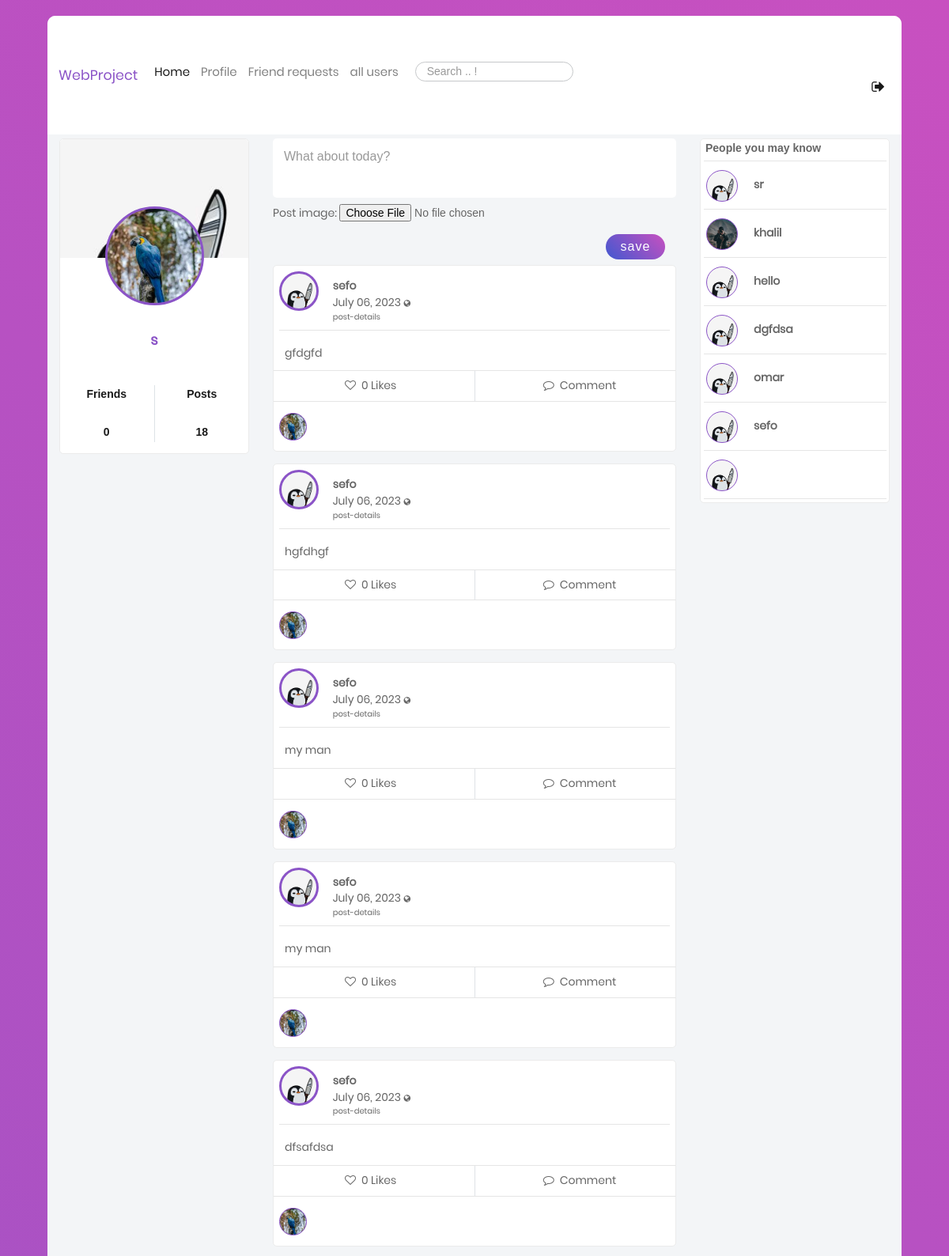
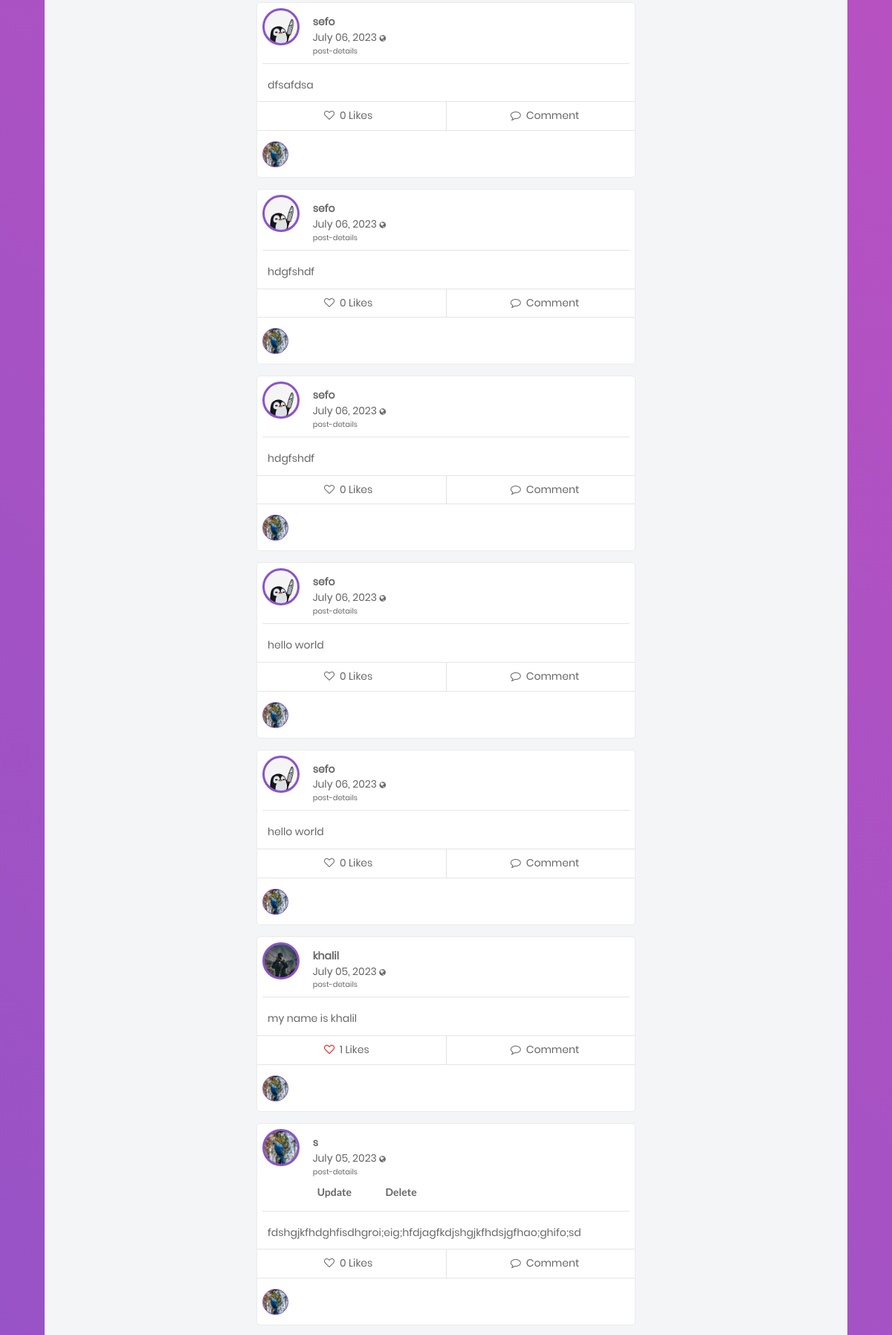
Page /blog/ (signed in, upper part) on the committed database (2 pictures, top to bottom).
### users/models.py (models this page shows, shortened)
class Profile(models.Model):
    user = models.OneToOneField(User, on_delete=models.CASCADE)
    image = models.ImageField(default='default.jpg', upload_to='profile_pics')
    bgimage = models.ImageField(default='default.jpg', upload_to='bg_pics')
    friends = models.ManyToManyField(User, blank=True, related_name='friends')
    slug = models.SlugField(unique=True,default=uuid.uuid1)
    forget_password_token= models.CharField(max_length=100)
    updated = models.DateTimeField( auto_now=True)
    created = models.DateTimeField( auto_now_add=True)
    objects = ProfileManager()
    def get_friends(self):
        return self.friends.all()
    def get_friends_no(self):
        return self.friends.all().count()
    def get_posts_no(self):
        return self.posts.all().count()

### blog/models.py (models this page shows, shortened)
class Post(models.Model):
    content = models.TextField()
    date_posted = models.DateTimeField(default = timezone.now)
    author = models.ForeignKey(User,on_delete=models.CASCADE)
    post_image = models.ImageField(null=True, blank=True, upload_to="images/")
    liked = models.ManyToManyField(Profile, blank=True, related_name='likes')
    updated = models.DateTimeField( auto_now=True)
    created = models.DateTimeField( auto_now_add=True)
    author = models.ForeignKey(Profile, on_delete=models.CASCADE, related_name='posts')
    def num_likes(self):
        return self.liked.all().count()
    class Meta:
        ordering = ('-created',)

### blog/views.py (the view, shortened to what this page needs)
# urls.py: path('', views.home, name="blog-home"),
@login_required
def home(request):
    ordering =['-date_posted']
    profile = Profile.objects.get(user = request.user)
    nopro = Profile.objects.exclude(user = request.user)
    a = Profile.objects.all()
    a = set(a)
    b = profile.get_friends()
    c = a.difference(b)
    p_form = PostModelForm()
    c_form = CommentModelForm( )
    post_added=False
    context = {
        'posts':Post.objects.all().order_by('-date_posted'),
        'user': request.user,
        'pos': profile.get_posts_no,
        'im': Profile.objects.filter(user= request.user),
        'profile':profile,
        'friends': profile.get_friends(),
        'nofriend': c,
        'p_form':p_form,
        'c_form':c_form,
        'post_added':post_added,
    }
    return render(request, 'blog/home.html', context)

### blog/forms.py
class PostModelForm(forms.ModelForm):
    def __init__(self, *args: Any, **kwargs: Any) -> None:
        super().__init__(*args, **kwargs)
        self.helper = FormHelper()
        self.helper.form_show_labels = False
        self.fields["content"].help_text = None
        self.fields['content'].label = ""
        self.fields["content"].widget.attrs.update({
            "class":"w-full p-3 fs-16",
            "style":"height: 75px;resize: none;color: #666666;    border-radius: 5px;",
            "type":"text",
            "name":"cont",
            "id":"cont",
            "placeholder":"What about today?",
        })
    class Meta:
        model = Post
        fields=('content','post_image')

class CommentModelForm(forms.ModelForm):
    def __init__(self, *args: Any, **kwargs: Any) -> None:
        super().__init__(*args, **kwargs)
        self.helper = FormHelper()
        self.helper.form_show_labels = False
        self.fields["body"].help_text = None
        self.fields['body'].label = ""
        self.fields["body"].widget.attrs.update({
            "class":"p-2 fs-14 pl-3",
            "style":"rows:3;resize: none;color: #666666;    border-radius: 5px;",
            "type":"text",
            "name":"fullname",
            "placeholder":"What about today?",
        })
    class Meta:
        model = Comment
        fields =('body',)

### blog/templates/blog/home.html (shortened to what this page needs)
{% extends "blog/base.html" %}
 {% load static %}
    {% block content %}
    <div class="container mt-5">
      <div class="row">
        <div class="col-sm-3 mobile-hidden">
          <div class="main-block">
            <div
              class="coverPicture"
              style="background: url('{{ user.profile.bgimage.url }}');"
            ></div>
            <div
              class="profilePicture"
              style="background: url('{{ user.profile.image.url }}');"
            ></div>
            <div class="FullName text-center fs-18 ProjectColor">
              {{ user }}
            </div>
            <div class="row statistic text-center fs-16 p-3">
              <div class="col">
                <p>Friends</p>
                <br />
                <p>{{ profile.get_friends_no }}</p>
              </div>
              <div class="col border-left">
                <p>Posts</p>
                <br />
                <p>{{ pos }}</p>
              </div>
            </div>
          </div>
        </div>
        <div class="col-sm-6 mobile-hidden">
          <form
            method="POST"
            action=""
            enctype="multipart/form-data"
          >
            {{p_form.as_p}}
            <div class="action p-2 pr-3">
              <button
                name="submit_p_form"
                type="submit"
                class="float-r p-2 fs-16 post"
              >
                save
              </button>
              <div class="clearfix"></div>
            </div>
          </form>
          {% include 'blog/post-list.html' %}
        </div>
        <div class="col-3 mobile-hidden">
          <div class="main-block">
            <div class="row">
              <div class="col pl-4">
                <p class="fs-14 font-cairo font-weight-600">
                  People you may know
                </p>
              </div>
            </div>
            <hr class="m-1" />
            {% for friend in nofriend %}
            {% if friend.user.username != user.username %}
            <div class="row">
              <div class="col-3">
                <div class="pt-2 pl-2 d-inline-block">
                  <div
                    class="Profile-Picture"
                    style="background: url('{{ friend.image.url }}');width: 40px;height: 40px;    border: 1.5px solid #8B54C7; "
                  ></div>
                </div>
              </div>
              <div class="col">
                <div class="UserName d-inline-block mt-3">
                  <p>
                    <a href="{% url 'profile-detail-view' friend.slug %}" class="font-weight-bold">{{ friend.user }}</a>
                  </p>
                </div>
              </div>
            </div>
            <hr class="m-1" />
            {% endif %}
            {% endfor %}
          </div>
        </div>
      </div>
    </div>
    {% endblock content %}

### blog/templates/blog/post-list.html (shortened to what this page needs)
{% for post in posts %}
          <div class="main-block post-with-photo" id="post-list">
            <div class="Post-Box">
              <div class="header row">
                <div class="col-2">
                  <div class="pt-2 pl-2 d-inline-block">
                    <div
                      class="Profile-Picture"
                      style="background: url('{{ post.author.image.url }}') "
                    ></div>
                  </div>
                </div>
                <div class="col-8 p-l-0">
                  <div class="UserName d-inline-block mt-3">
                    <p>
                      <a href="{% url 'profile-detail-view' post.author.slug %}" class="font-weight-bold">{{ post.author.user }}</a>
                    </p>
                    <p class="lh-1-2">
                     {{ post.date_posted|date:"F d, Y" }}
                      <i
                        class="fa fa-globe fs-10"
                        data-toggle="tooltip"
                        data-placement="top"
                        title="Public"
                      ></i>
                      <br />
                      <a href=" {%url 'post-detail' post.id%} " class="fs-10"
                        >post-details</a
                      >
                    </p>
                  </div>
                  <div class="row">
                    {% if request.user == post.author.user %}
                    <a href="{% url 'post-update' post.pk %}"
                      ><button class="ui button bwhite-lg">Update</button></a
                    >
                    <a href="{% url 'post-delete' post.pk %}"
                      ><button class="ui button bwhite-lg">Delete</button></a
                    >
                    {% endif %}
                  </div>
                </div>
              </div>
              <hr class="m-2" />
              <div class="body row">
                <div class="details col">
                  <p class="px-3" style="padding: 10px">{{ post.content }}</p>
                </div>
              </div>
              <hr class="mt-0 mb-0" />
              <div class="footer">
                <div class="row action-btn">
                  <div class="col">
                    <form method="POST" action="{% url 'like-post-view' %}">
                      {% if profile not in post.liked.all %}
                      <button
                        style="
                          background-color: transparent;
                          border: none;
                          box-shadow: none;
                        "
                        type="submit"
                      >
                        <p class="py-2 footer-btn" style="padding-left: 90px">
                          <i class="fa fa-heart-o" aria-hidden="true"></i>
                          <span class="px-1"> {{ post.num_likes }} Likes</span>
                        </p>
                      </button>
                      {% else %}
                      <button
                        style="
                          background-color: transparent;
                          border: none;
                          box-shadow: none;
                        "
                        type="submit"
                      >
                        <p class="py-2 footer-btn" style="padding-left: 90px">
                          <i
                            class="fa fa-heart-o"
                            aria-hidden="true"
                            style="color: red"
                          ></i>
                          <span class="px-1"> {{ post.num_likes }} Likes</span>
                        </p>
                      </button>
                      {% endif %}
                    </form>
                  </div>
                  <div class="col border-left">
                    <p class="py-2 footer-btn text-center">
                      <a href=""
                        ><i class="fa fa-comment-o" aria-hidden="true"></i>
                        <span class="px-1"> Comment</span></a
                      >
                    </p>
                  </div>
                </div>
                <hr class="mt-0 mb-2" />
                <div class="row comment-list">
                  <div class="add-comment col-12 pb-2">
                    <div class="row">
                      <div class="col-2">
                        <div class="pt-2 pl-2 d-inline-block">
                          <div
                            class="Profile-Picture-Comment"
                            style="background: url('{{ user.profile.image.url }}'); "
                          ></div>
                        </div>
                      </div>
                    </div>
                  </div>
                </div>
                </div>
              </div>
            </div>
            {% endfor %}

### blog/static/blog/css/main.css (style rules this page uses)
* { margin: 0px; padding: 0px; box-sizing: border-box; }
body, html { height: 100%; font-family: Poppins-Regular, sans-serif; }
a { font-family: Poppins-Regular; font-size: 14px; line-height: 1.7; color: #666666; margin: 0px; transition: all 0.4s; -webkit-transition: all 0.4s; -o-transition: all 0.4s; -moz-transition: all 0.4s; }
p { font-family: Poppins-Regular; font-size: 14px; line-height: 1.7; color: #666666; margin: 0px; }
input { outline: none; border: none; }
textarea { outline: none; border: none; }
button { outline: none !important; border: none; background: transparent; }
.main-block { background: #fff; border-radius: 5px; border: 1px solid #ebebeb; margin-bottom: 15px; }
.coverPicture { border-top-left-radius: 5px; -moz-border-radius-topleft: 5px; border-top-right-radius: 5px; -moz-border-radius-topright: 5px; height: 150px; background-size: cover !important; background-position: center top !important; }
.profilePicture { border-radius: 50%; height: 125px; width: 125px; margin: 0 auto; margin-top: -65px; border: 3px solid #8B54C7; background-size: cover !important; background-position: center top !important; }
.ProjectColor { color:#8B54C7 !important; }
.FullName { font-weight: 600; padding: 30px; }
.statistic p { font-weight: 600; color: rgba(0,0,0,.9); font-family: "Cairo", sans-serif !important; }
.post { background: linear-gradient(-135deg, #c850c0, #4158d0); width: 75px; border-radius: 25px; color: #fff; letter-spacing: 1px; }
.Profile-Picture { border-radius: 50%; width: 50px; height: 50px; background-size: cover !important; background-position: top center !important; border: 3px solid #8B54C7; }
.Profile-Picture-Comment { border-radius: 50%; width: 35px; height: 35px; background-size: cover !important; background-position: top center !important; border: 1.5px solid #8B54C7; }
.footer-btn { cursor: pointer; }
.mt-5 { margin-top: 5px !important; }
.bwhite-lg { background-color: transparent !important; }

### rows in the picture
Profile: get_friends_no "0", id "18"
Post: author.image (placeholder picture), author.user "sefo", date_posted "July 06, 2023", content "gfdgfd", num_likes "0", profile.image (picture)
Post: author.image (placeholder picture), author.user "sefo", date_posted "July 06, 2023", content "hgfdhgf", num_likes "0", profile.image (picture)
Post: author.image (placeholder picture), author.user "sefo", date_posted "July 06, 2023", content "my man", num_likes "0", profile.image (picture)
Post: author.image (placeholder picture), author.user "sefo", date_posted "July 06, 2023", content "my man", num_likes "0", profile.image (picture)
Post: author.image (placeholder picture), author.user "sefo", date_posted "July 06, 2023", content "dfsafdsa", num_likes "0", profile.image (picture)
Post: author.image (placeholder picture), author.user "sefo", date_posted "July 06, 2023", content "dfsafdsa", num_likes "0", profile.image (picture)
Post: author.image (placeholder picture), author.user "sefo", date_posted "July 06, 2023", content "hdgfshdf", num_likes "0", profile.image (picture)
Post: author.image (placeholder picture), author.user "sefo", date_posted "July 06, 2023", content "hdgfshdf", num_likes "0", profile.image (picture)
Post: author.image (placeholder picture), author.user "sefo", date_posted "July 06, 2023", content "hello world", num_likes "0", profile.image (picture)
Post: author.image (placeholder picture), author.user "sefo", date_posted "July 06, 2023", content "hello world", num_likes "0", profile.image (picture)
Post: author.image (picture), author.user "khalil", date_posted "July 05, 2023", content "my name is khalil", num_likes "1", profile.image (picture)
Post: author.image (picture), author.user "s", date_posted "July 05, 2023", shows "Update", content "fdshgjkfhdghfisdhgroi;eig;hfdjagfkdjshgjkfhdsjgfhao;ghifo;sd", num_likes "0", profile.image (picture)
Profile: image (placeholder picture), user "sr"
Profile: image (picture), user "khalil"
Profile: image (placeholder picture), user "hello"
Profile: image (placeholder picture), user "dgfdsa"
Profile: image (placeholder picture), user "omar"
Profile: image (placeholder picture), user "sefo"
Profile: image (placeholder picture)

### other values in the picture
{{ user }} "s"
